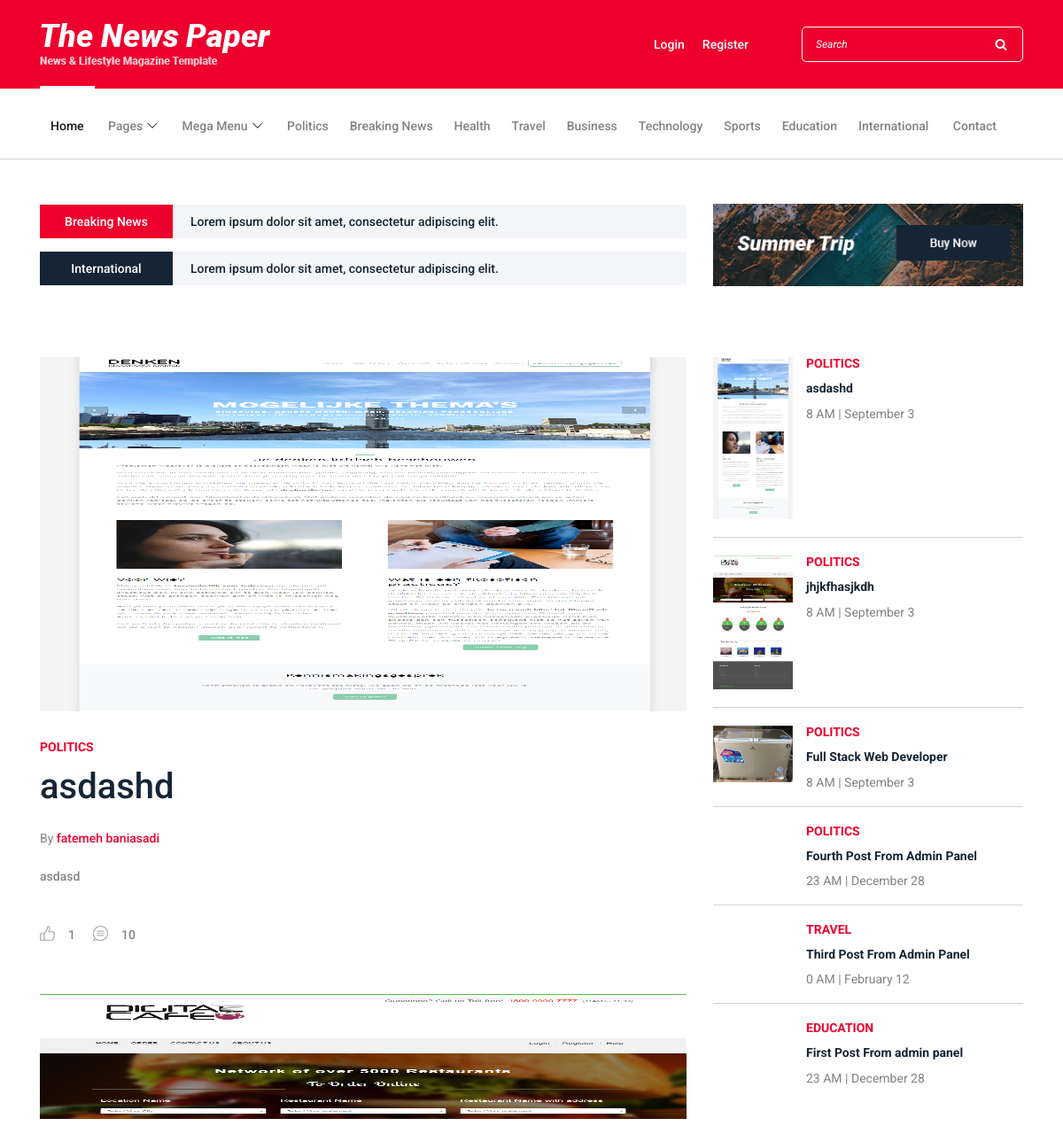
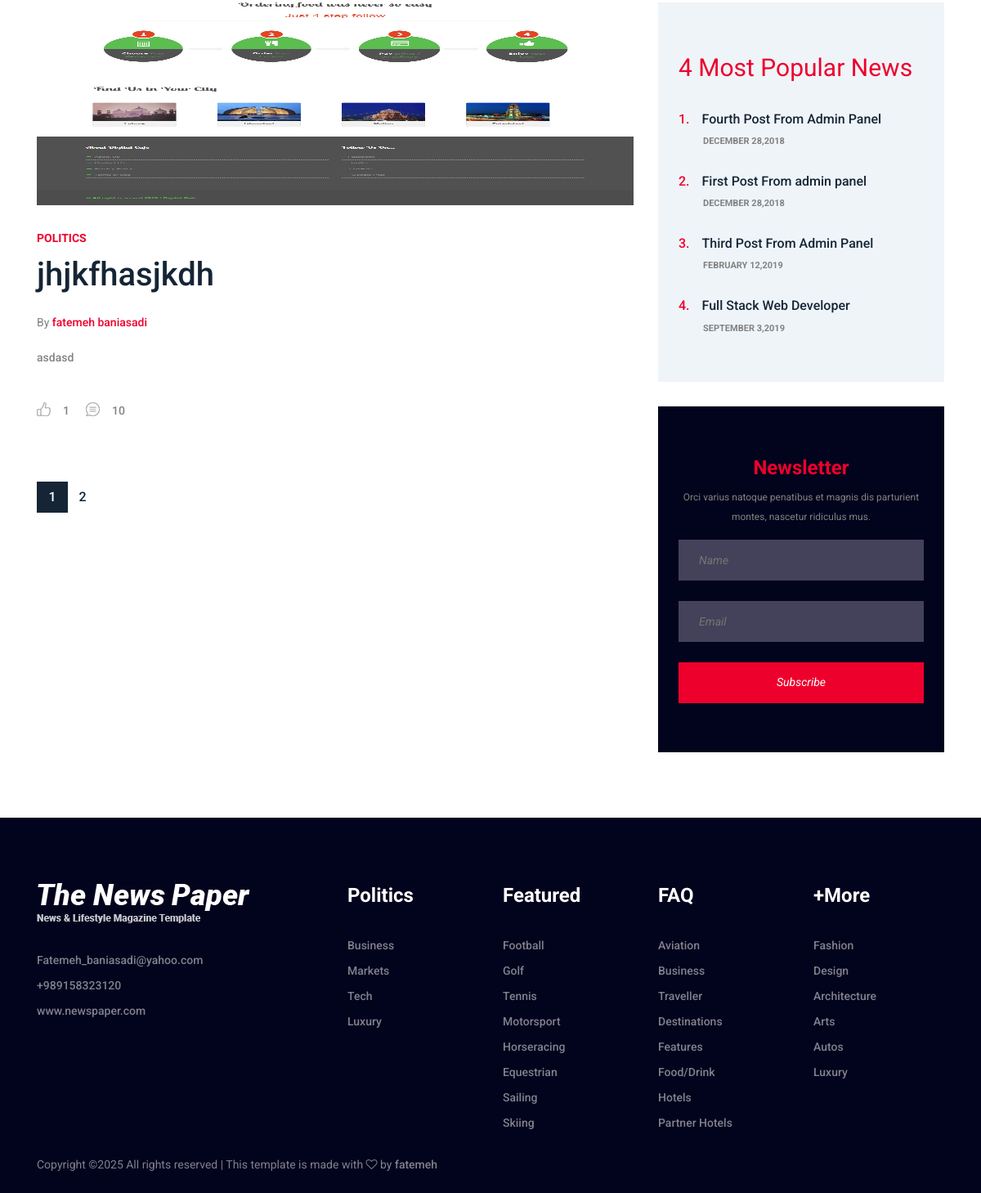
The app's page /catagories-post?cat_id=36 with its own data (2 pictures, top to bottom).
### tables this page shows
CREATE TABLE `categories` (
  `id` int(11) NOT NULL,
  `category` varchar(255) NOT NULL,
  `parent_id` int(11) DEFAULT '0'
);

CREATE TABLE `posts` (
  `id` int(11) NOT NULL,
  `image` varchar(255) NOT NULL,
  `category` varchar(255) DEFAULT NULL,
  `title` varchar(255) NOT NULL,
  `author` varchar(255) NOT NULL,
  `post_data` text NOT NULL,
  `tags` varchar(255) NOT NULL,
  `author_image` varchar(255) DEFAULT 'None',
  `date` int(11) NOT NULL,
  `status` varchar(255) NOT NULL,
  `views` int(11) DEFAULT NULL
);

### catagories-post.php (the view, shortened to what this page needs)
<?php
    require_once 'inc/db.php';
    require_once 'inc/head.php';
    if(isset($_GET['cat_id'])){
        $cat_id = $_GET['cat_id'];
        $sql0 = "SELECT * FROM categories WHERE id = $cat_id";
        $res0 = mysqli_query($conn,$sql0);
        $row0 = mysqli_fetch_array($res0);
        $cat = $row0['category'];
    }
    if(isset($_GET['page_id'])){
        $page = $_GET['page_id'];
    }else{
        $page = 1;
    }
    $ppp = 2;
    $sql = "SELECT * FROM posts WHERE status = 'publish' AND category = '$cat'";
    $res = mysqli_query($conn,$sql);
    $count = mysqli_num_rows($res);
    $pages = ceil($count/$ppp);
    $psf = ($page - 1) * $ppp;
?>
<body>
    <header class="header-area">
        <?php
            require_once 'inc/top-header.php';
        ?>
        <?php
            require_once 'inc/navbar.php';
        ?>
    </header>
    <div class="hero-area">
        <div class="container">
            <div class="row align-items-center">
                <div class="col-12 col-lg-8">
                    <div class="breaking-news-area d-flex align-items-center">
                        <div class="news-title">
                            <p>Breaking News</p>
                        </div>
                        <div id="breakingNewsTicker" class="ticker">
                            <ul>
                                <li><a href="#">Lorem ipsum dolor sit amet, consectetur adipiscing elit.</a></li>
                            </ul>
                        </div>
                    </div>
                    <div class="breaking-news-area d-flex align-items-center mt-15">
                        <div class="news-title title2">
                            <p>International</p>
                        </div>
                        <div id="internationalTicker" class="ticker">
                            <ul>
                                <li><a href="#">Lorem ipsum dolor sit amet, consectetur adipiscing elit.</a></li>
                            </ul>
                        </div>
                    </div>
                </div>
                <div class="col-12 col-lg-4">
                    <div class="hero-add">
                        <a href="#"><img src="img/bg-img/hero-add.gif" alt=""></a>
                    </div>
                </div>
            </div>
        </div>
    </div>
    <div class="blog-area section-padding-0-80">
        <div class="container">
            <div class="row">
                <div class="col-12 col-lg-8">
                    <div class="blog-posts-area">
                        <?php
                            $query = "SELECT * FROM posts WHERE status = 'publish' AND category = '$cat' ORDER BY id DESC  LIMIT $psf,$ppp";
                            $res = mysqli_query($conn,$query);
                            $count = mysqli_num_rows($res);
                            if($count > 0){
                                while($row = mysqli_fetch_array($res)){
                                    $id = $row['id'];
                                    $image = $row['image'];
                                    $category = $row['category'];
                                    $sql2 = "SELECT * FROM categories WHERE category ='$category'";
                                    $res4 = mysqli_query($conn,$sql2);
                                    $row5 = mysqli_fetch_array($res4);
                                    $cat_id1 = $row5['id'];
                                    $author = $row['author'];
                                    $title = $row['title'];
                                    $post_data = $row['post_data'];
                                    $views = $row['views'];
                        ?>
                        <div class="single-blog-post featured-post mb-30">
                            <div class="post-thumb">
                                <a href="single-post?post_id=<?= $id;?>"><img src="img/bg-img/<?= $image;?>" alt="" style="width: 100%; height: 400px;"></a>
                            </div>
                            <div class="post-data">
                                <a href="catagories-post?cat_id=<?= $cat_id1;?>" class="post-catagory"><?= $category;?></a>
                                <a href="single-post?post_id=<?= $id;?>" class="post-title">
                                    <h6><?= $title;?></h6>
                                </a>
                                <div class="post-meta">
                                    <p class="post-author">By <a href="#"><?= $author;?></a></p>
                                    <p class="post-excerp"><?= $post_data;?></p>
                                    <div class="d-flex align-items-center">
                                        <a href="#" class="post-like"><img src="img/core-img/like.png" alt=""> <span><?= $views;?></span></a>
                                        <a href="#" class="post-comment"><img src="img/core-img/chat.png" alt=""> <span>10</span></a>
                                    </div>
                                </div>
                            </div>
                        </div>
                        <?php
                                }
                            }
                            else{
                                echo '<h3>No post found</h3>';
                            }
                        ?>
                    </div>
                    <nav aria-label="Page navigation example">
                        <ul class="pagination mt-50">
                            <?php for($i=1;$i<=$pages;$i++){?>
                            <li class="page-item <?=(($page == $i)?'active':'')?>">
                                <a class="page-link" href="catagories-post?cat_id=<?=$cat_id?>&page_id=<?= $i?>"><?= $i?></a>
                            </li>
                            <?php }?>
                        </ul>
                    </nav>
                </div>
                <div class="col-12 col-lg-4">
                    <div class="blog-sidebar-area">
                        <div class="latest-posts-widget mb-50">
                            <?php
                                require_once 'inc/sidebar.php';
                            ?>
                        </div>
                        <?php
                            require_once 'inc/4-most-popular-posts.php';
                        ?>
                        <?php
                            require_once 'inc/newsletter.php';
                        ?>
                    </div>
                </div>
            </div>
        </div>
    </div>
    <?php
    require_once 'inc/footer.php';
    ?>
    <?php
        require_once 'inc/scripts.php';
    ?>

### inc/navbar.php (shortened to what this page needs)
<div class="newspaper-main-menu" id="stickyMenu">
    <div class="classy-nav-container breakpoint-off">
        <div class="container">
            <nav class="classy-navbar justify-content-between" id="newspaperNav">
                <div class="classy-menu">
                    <div class="classynav">
                        <ul>
                            <li class="active"><a href="index">Home</a></li>
                            <li><a href="#">Pages</a>
                            </li>
                            <li><a href="#">Mega Menu</a>
                            </li>
                            <?php
                                $query = "SELECT * FROM categories LIMIT 9";
                                $res = mysqli_query($conn,$query);
                                $count = mysqli_num_rows($res);
                                if($count > 0){
                                    while($row = mysqli_fetch_array($res)){
                                        $id = $row['id'];
                                        $category = $row['category'];
                                        echo "<li><a href='catagories-post?cat_id=".$id." '>$category</a></li>";
                                    }
                                }
                                else{
                                    echo 'Nothing is here';
                                }
                            ?>
                            <li><a href="contact">Contact</a></li>
                        </ul>
                    </div>
                </div>
            </nav>
        </div>
    </div>
</div>

### inc/sidebar.php
<?php
$query = "SELECT * FROM posts WHERE status = 'publish' ORDER BY id DESC LIMIT 6";
$res = mysqli_query($conn, $query);
$count = mysqli_num_rows($res);
if ($count > 0) {
    while ($row = mysqli_fetch_array($res)) {
        $id = $row['id'];
        $image = $row['image'];
        $title = $row['title'];
        $category = $row['category'];
        $sql2 = "SELECT * FROM categories WHERE category ='$category'";
        $res4 = mysqli_query($conn, $sql2);
        if ($res4 && mysqli_num_rows($res4) > 0) {
            $row5 = mysqli_fetch_array($res4);
            $cat_id = $row5['id'];
        } else {
            $cat_id = 'unknown';
        }
        $date = getdate($row['date']);
        $hour = $date['hours'];
        $month = $date['month'];
        $day = $date['mday'];
        ?>
        <div class="single-blog-post small-featured-post d-flex">
            <div class="post-thumb">
                <a href="single-post?post_id=<?= $id; ?>"><img src="img/bg-img/<?= $image; ?>" alt=""></a>
            </div>
            <div class="post-data">
                <a href="catagories-post?cat_id=<?= $cat_id; ?>" class="post-catagory"><?= $category; ?></a>
                <div class="post-meta">
                    <a href="single-post?post_id=<?= $id; ?>" class="post-title">
                        <h6><?= $title; ?></h6>
                    </a>
                    <p class="post-date"><span><?= $hour; ?> AM</span> | <span><?= $month . ' ' . $day; ?></span></p>
                </div>
            </div>
        </div>
        <?php
    }
}
?>

### inc/4-most-popular-posts.php
<div class="popular-news-widget mb-30">
    <h3>4 Most Popular News</h3>
    <?php
    $query = "SELECT * FROM posts WHERE status = 'publish' ORDER BY views DESC LIMIT 4";
    $res = mysqli_query($conn,$query);
    $count = mysqli_num_rows($res);
    $count2 = 1;
    if($count > 0){
        while($row = mysqli_fetch_array($res)){
            $id = $row['id'];
            $title = $row['title'];
            $date = getdate($row['date']);
            $day = $date['mday'];
            $month = $date['month'];
            $year = $date['year'];
            ?>
            <div class="single-popular-post">
                <a href="single-post?post_id=<?= $id;?>">
                    <h6><span><?= $count2;?>.</span> <?= $title;?></h6>
                </a>
                <p><?= $month.' '.$day.','.$year;?></p>
            </div>
            <?php
            $count2++;
        }
    }
    ?>
</div>

### records on screen
categories: category "Politics"
categories: category "Breaking News"
categories: category "Health"
categories: category "Travel"
categories: category "Business"
categories: category "Technology"
categories: category "Sports"
categories: category "Education"
categories: category "International"
posts: image (picture), category "POLITICS", title "asdashd", author "fatemeh baniasadi", post_data "asdasd", views "1", date "8", date "September", date "3"
posts: image (picture), category "POLITICS", title "jhjkfhasjkdh", author "fatemeh baniasadi", post_data "asdasd", views "1", date "8", date "September", date "3"
posts: image (picture), category "POLITICS", title "Full Stack Web Developer", date "8", date "September", date "3", date "SEPTEMBER", date "2019"
posts: category "POLITICS", title "Fourth Post From Admin Panel", date "23", date "December", date "28", date "DECEMBER", date "2018"
posts: category "TRAVEL", title "Third Post From Admin Panel", date "0", date "February", date "12", date "FEBRUARY", date "2019"
posts: category "EDUCATION", title "First Post From admin panel", date "23", date "December", date "28", date "DECEMBER", date "2018"
